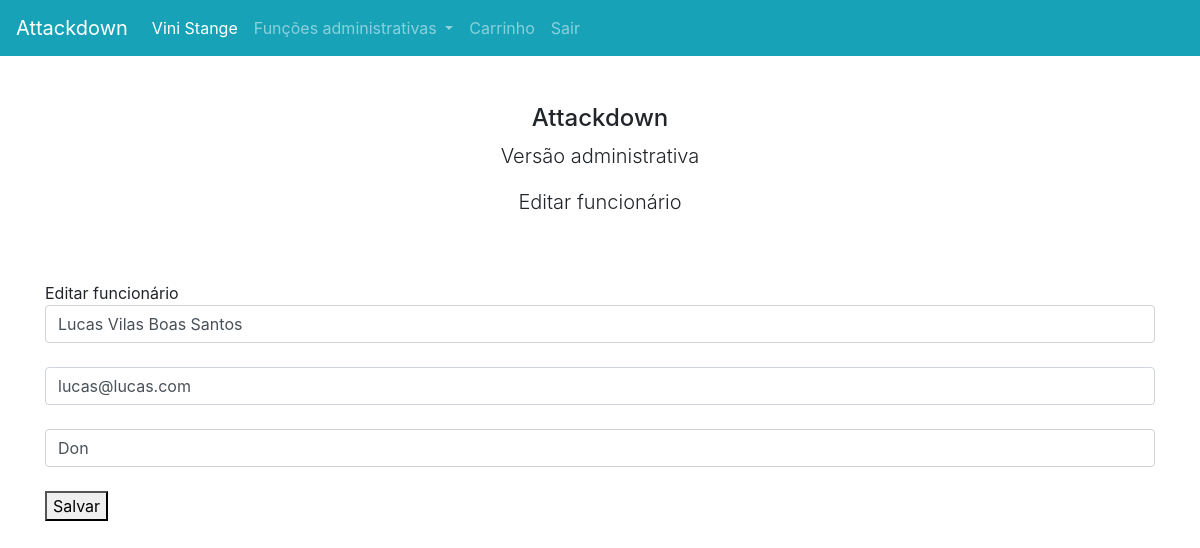
Page /accounts/editar/11111111111 (signed in) on the committed database.
### account/models.py (models this page shows, shortened)
class Account(AbstractBaseUser, PermissionsMixin):
    email = models.EmailField(_('email address'), unique=True, max_length=60)
    cpf = models.TextField(unique=True, primary_key=True)
    nome = models.TextField(max_length=45)
    cargo = models.TextField(max_length=20)
    is_admin = models.BooleanField(default=False)
    is_staff = models.BooleanField(default=False)
    is_superuser = models.BooleanField(default=False)
    is_active = models.BooleanField(default=True)
    date_joined = models.DateTimeField(default=timezone.now)
    USERNAME_FIELD = 'email'
    REQUIRED_FIELDS = ['cpf']
    objects = AccountManager()

### account/views.py (the view, shortened to what this page needs)
# urls.py: path('editar/<str:cpf_funcionario>', views.editar_funcionarios, name="editar-funcionario"),
def editar_funcionarios(request, cpf_funcionario):
    usuario = request.user
    funcionario = get_object_or_404(Account, cpf=cpf_funcionario)
    context = {}
    if not usuario.is_authenticated:
        return redirect("/")
    else:
        editar_funcionario_form = EditarFuncionarioForm(instance=funcionario)
        context['editar_funcionario'] = editar_funcionario_form
    return render(request, 'editar_funcionario.html', context)

### account/forms.py
class EditarFuncionarioForm(forms.ModelForm):
    email = forms.EmailField(max_length=60, required=True, label='Email',
        widget=forms.EmailInput(attrs={'class':'form-control input-registro',
                                      'placeholder':'email@email.com'
        }))
    nome = forms.CharField(max_length=35, required=True, label='Nome',
        widget=forms.TextInput(attrs={'class':'form-control input-registro',
                                      'placeholder':'Nome e sobrenome'
        }))
    cargo = forms.CharField(max_length=35, required=True, label='Nome',
        widget=forms.TextInput(attrs={'class':'form-control input-registro'
        }))
    class Meta:
        model = Account
        fields = ("email", "nome", "cargo")

### templates/editar_funcionario.html (shortened to what this page needs)
{% extends "base.html" %}
{% block conteudo %}
{% block titulobody %}Editar funcionário{%endblock titulobody %}
    <form method="POST">{% csrf_token %}
        {{ editar_funcionario.nome }}<br>
        {{ editar_funcionario.email }}<br>
        {{ editar_funcionario.cargo }}<br>
        <button>Salvar</button>
    </form>
{% endblock conteudo %}

### templates/base.html (shortened to what this page needs)
<html>
<head>
<link rel="stylesheet" href="https://stackpath.bootstrapcdn.com/bootstrap/4.2.1/css/bootstrap.min.css">
</head>
<body>
<nav class="navbar navbar-expand-xl navbar-dark bg-info">
	<a class="navbar-brand" href="http://127.0.0.1:8000/index/">Attackdown</a>
    <div class="collapse navbar-collapse" id="navbarSupportedContent">
		<ul class="navbar-nav mr-auto">
			<li class="nav-item active">
				<a class="nav-link" href="#">{{user.nome}}<span class="sr-only">(current)</span></a>
			</li>
			<li class="nav-item dropdown">
				<a class="nav-link dropdown-toggle" href="#" id="navbarDropdown" role="button" data-toggle="dropdown" aria-haspopup="true" aria-expanded="false">
				Funções administrativas
				</a>
			</li>
			<li class="nav-item">
				<a class="nav-link" href="/carrinho" tabindex="-1">Carrinho</a>
			</li>
			<li class="nav-item">
				<a class="nav-link" href="/accounts/logout" tabindex="-1">Sair</a>
			</li>
		</ul>
	</div>
</nav>
<div class="d-flex justify-content-around my-5">
    <div class="flex-grow-1 text-center align-self-center">
    	<h4 class="h4">Attackdown</h4>
        <p class="lead">Versão administrativa</p>
		<p class="lead">{% block titulobody %}{%endblock titulobody %}</p>
    </div>
</div>
<div class="container">
	{% block conteudo %}
	{% endblock conteudo %}
</div>
</body>
</html>

### templates/base.html (style rules this page uses)
body { min-height: 100vh; }

### rows in the picture
Account: nome "Vini Stange"
Account: nome "Lucas Vilas Boas Santos", email "lucas@lucas.com", cargo "Don"
